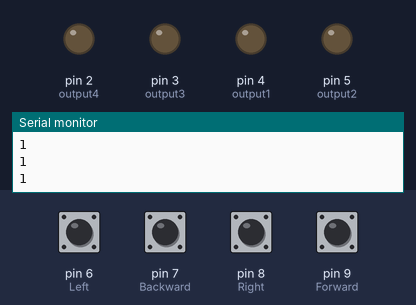
A sketch run on a simulated Arduino Uno, built with avr-gcc and run on an emulated ATmega328P. Shown: output pins drawn as LEDs (lit = HIGH), the last lines printed to the serial monitor. The inputs (shaded band) are chosen by the test bench; at power-on: pin 6 (Left), pin 7 (Backward), pin 8 (Right), pin 9 (Forward) HIGH.

Above: at 1.2 s.
1.3 s: pin 6 (Left) pulled LOW for 1 s
At 1.8 s:
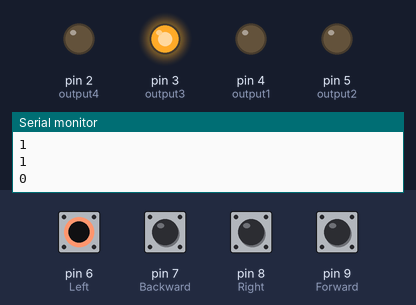
4.3 s: pin 7 (Backward) pulled LOW for 0.15 s
At 4.41 s:
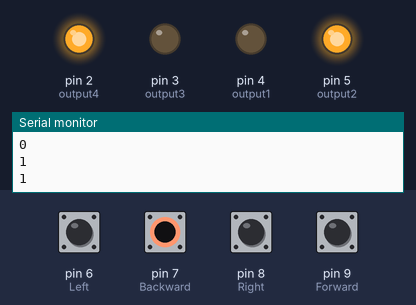
6.0 s: pin 8 (Right) pulled LOW for 0.15 s
At 6.12 s:
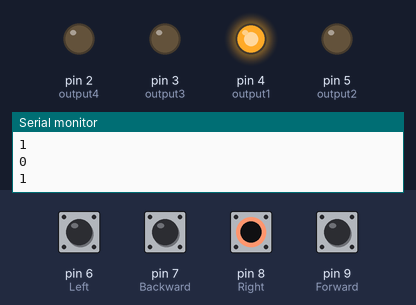
7.7 s: pin 9 (Forward) pulled LOW for 0.15 s
At 7.83 s:
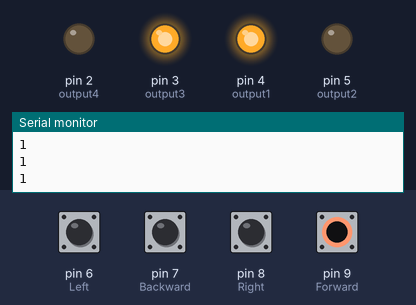
Timing chart, 0 to 10.4 s (numbered marks = the images above; inputs shaded):
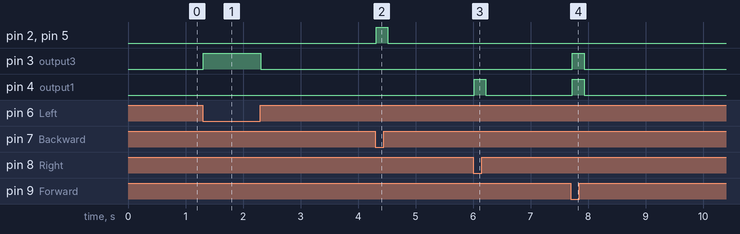

Measured:
- after the input at 1.3 s, pin 3 (output3): LOW → HIGH at once, → LOW 1.0 s later
- after the input at 4.3 s, pin 2 (output4), pin 5 (output2): LOW → HIGH at once, → LOW 0.20 s later
- after the input at 6.0 s, pin 4 (output1): LOW → HIGH at once, → LOW 0.20 s later
- after the input at 7.7 s, pin 3 (output3), pin 4 (output1): LOW → HIGH at once, → LOW 0.20 s later

The sketch:

Squad_ask__arduino_P2.ino
```cpp
/*************************/
// Project : simple car controller
// Authors : Squad Ask
/************************/

//defines
#define output4 2
#define output3 3
#define output2 5
#define output1 4
#define Backward 7
#define Forward 9
#define Right 8
#define Left 6
/*******************/

//Function declarations
void moveForward();
void moveBackward();
void rotateLeft();
void rotateRight();
/***********************/

//Main Program
void setup()
{
  pinMode(output4,OUTPUT);
  digitalWrite(output4,LOW);
  pinMode(output3,OUTPUT);
  digitalWrite(output3,LOW);
  pinMode(output2,OUTPUT);
  digitalWrite(output2,LOW);
  pinMode(output1,OUTPUT);
  digitalWrite(output1,LOW);
  pinMode(Forward,INPUT_PULLUP);
  pinMode(Backward,INPUT_PULLUP);
  pinMode(Right,INPUT_PULLUP);
  pinMode(Left,INPUT_PULLUP);
  Serial.begin(9600);
}

void loop()
{
  moveForward();
  moveBackward();
  rotateRight();
  rotateLeft();
  delay(100);//to improve simulation performance
  digitalWrite(output1,LOW);
  digitalWrite(output2,LOW);
  digitalWrite(output3,LOW);
  digitalWrite(output4,LOW);
}
/***********************************/


//Function definitions
void moveForward(){
  Serial.println(digitalRead(Forward));
  if(digitalRead(Forward) == LOW){
   digitalWrite(output1,HIGH);
   digitalWrite(output2,LOW);
   digitalWrite(output3,HIGH);
   digitalWrite(output4,LOW);
  }
}


void moveBackward(){
  Serial.println(digitalRead(Backward));
  if(digitalRead(Backward) == LOW){
   digitalWrite(output1,LOW);
   digitalWrite(output2,HIGH);
   digitalWrite(output3,LOW);
   digitalWrite(output4,HIGH);
  }
}


void rotateLeft(){
  Serial.println(digitalRead(Left));
  if(digitalRead(Left) == LOW){
   digitalWrite(output1,LOW);
   digitalWrite(output2,LOW);
   digitalWrite(output3,HIGH);
   digitalWrite(output4,LOW);
  }
}


void rotateRight(){
  Serial.println(digitalRead(Right));
  if(digitalRead(Right) == LOW){
   digitalWrite(output1,HIGH);
   digitalWrite(output2,LOW);
   digitalWrite(output3,LOW);
   digitalWrite(output4,LOW);
  }
}
```
